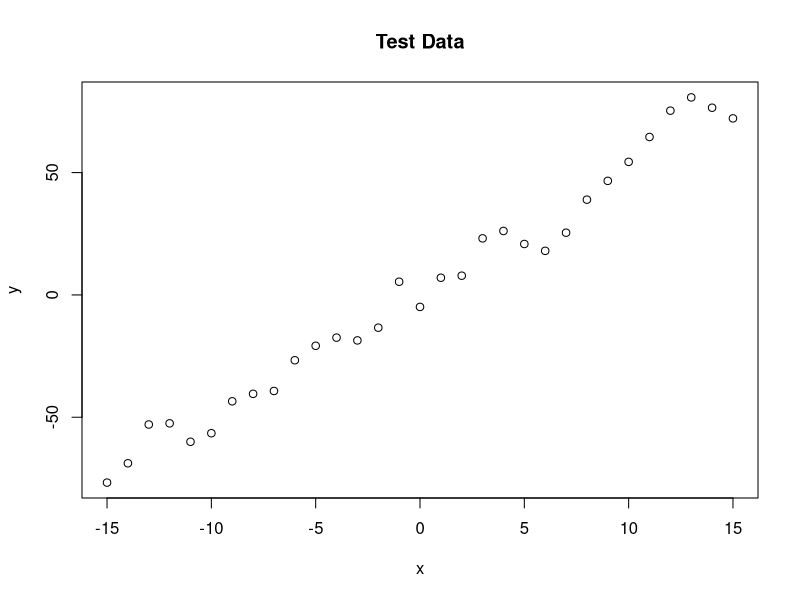
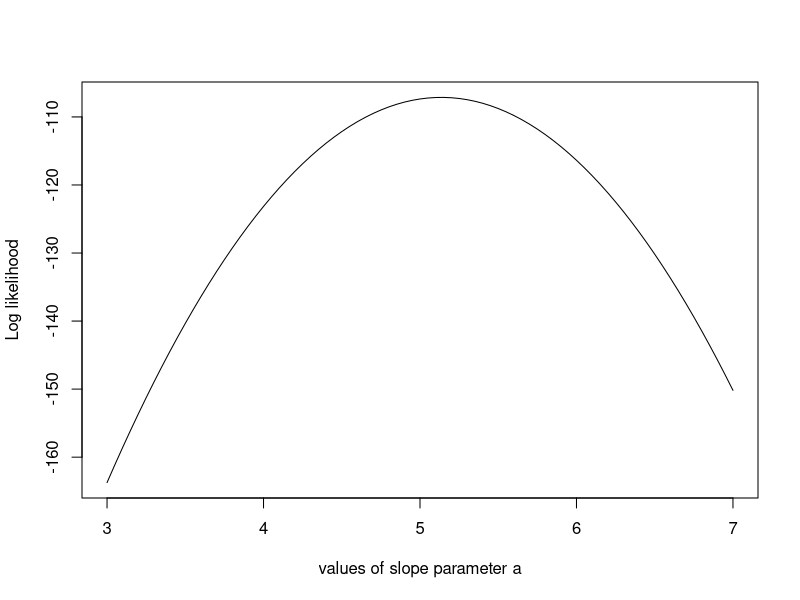
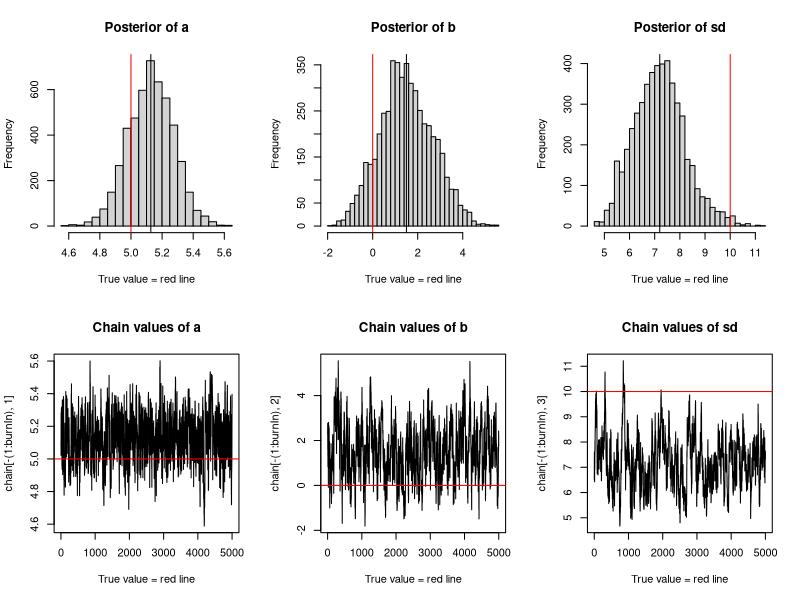

Recreate these plots in R, in order.
# This code was taken from
# https://theoreticalecology.wordpress.com/2010/09/17/metropolis-hastings-mcmc-in-r/
# To run it, start R, and do source("LRMMCMC.R")

# This work is licensed under the Creative Commons Attribution-NonCommercial-ShareAlike 3.0 Unported License. 
 
trueA <- 5
trueB <- 0
trueSd <- 10
sampleSize <- 31
 
# create independent x-values 
x <- (-(sampleSize-1)/2):((sampleSize-1)/2)
# create dependent values according to ax + b + N(0,sd)
y <-  trueA * x + trueB + rnorm(n=sampleSize,mean=0,sd=trueSd)
 
plot(x,y, main="Test Data")



likelihood <- function(param){
    a = param[1]
    b = param[2]
    sd = param[3]
     
    pred = a*x + b
    singlelikelihoods = dnorm(y, mean = pred, sd = sd, log = T)
    sumll = sum(singlelikelihoods)
    return(sumll)   
}
 
# Example: plot the likelihood profile of the slope a
slopevalues <- function(x){return(likelihood(c(x, trueB, trueSd)))}
slopelikelihoods <- lapply(seq(3, 7, by=.05), slopevalues )
plot (seq(3, 7, by=.05), slopelikelihoods , type="l", xlab = "values of slope parameter a", ylab = "Log likelihood")

# Prior distribution
prior <- function(param){
    a = param[1]
    b = param[2]
    sd = param[3]
    aprior = dunif(a, min=0, max=10, log = T)
    bprior = dnorm(b, sd = 5, log = T)
    sdprior = dunif(sd, min=0, max=30, log = T)
    return(aprior+bprior+sdprior)
}

posterior <- function(param){
   return (likelihood(param) + prior(param))
}

######## Metropolis algorithm ################
 
proposalfunction <- function(param){
    return(rnorm(3,mean = param, sd= c(0.1,0.5,0.3)))
}
 
run_metropolis_MCMC <- function(startvalue, iterations){
    chain = array(dim = c(iterations+1,3))
    chain[1,] = startvalue
    for (i in 1:iterations){
        proposal = proposalfunction(chain[i,])
         
        probab = exp(posterior(proposal) - posterior(chain[i,]))
        if (runif(1) < probab){
            chain[i+1,] = proposal
        }else{
            chain[i+1,] = chain[i,]
        }
    }
    return(chain)
}
 
startvalue = c(4,0,10)
chain = run_metropolis_MCMC(startvalue, 10000)
 
burnIn = 5000
acceptance = 1-mean(duplicated(chain[-(1:burnIn),]))

### Summary: #######################
 
par(mfrow = c(2,3))
hist(chain[-(1:burnIn),1],nclass=30, , main="Posterior of a", xlab="True value = red line" )
abline(v = mean(chain[-(1:burnIn),1]))
abline(v = trueA, col="red" )
hist(chain[-(1:burnIn),2],nclass=30, main="Posterior of b", xlab="True value = red line")
abline(v = mean(chain[-(1:burnIn),2]))
abline(v = trueB, col="red" )
hist(chain[-(1:burnIn),3],nclass=30, main="Posterior of sd", xlab="True value = red line")
abline(v = mean(chain[-(1:burnIn),3]) )
abline(v = trueSd, col="red" )
plot(chain[-(1:burnIn),1], type = "l", xlab="True value = red line" , main = "Chain values of a", )
abline(h = trueA, col="red" )
plot(chain[-(1:burnIn),2], type = "l", xlab="True value = red line" , main = "Chain values of b", )
abline(h = trueB, col="red" )
plot(chain[-(1:burnIn),3], type = "l", xlab="True value = red line" , main = "Chain values of sd", )
abline(h = trueSd, col="red" )
 
# for comparison:
summary(lm(y~x))
